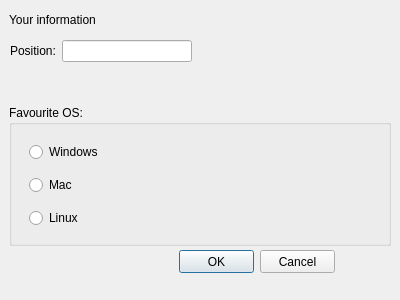
<?xml version="1.0" encoding="UTF-8"?>
<ui version="4.0">
 <class>InfoDialog</class>
 <widget class="QDialog" name="InfoDialog">
  <property name="geometry">
   <rect>
    <x>0</x>
    <y>0</y>
    <width>400</width>
    <height>300</height>
   </rect>
  </property>
  <property name="windowTitle">
   <string>Dialog</string>
  </property>
  <widget class="QGroupBox" name="groupBox">
   <property name="geometry">
    <rect>
     <x>9</x>
     <y>105</y>
     <width>382</width>
     <height>141</height>
    </rect>
   </property>
   <property name="title">
    <string>Favourite OS:</string>
   </property>
   <widget class="QWidget" name="">
    <property name="geometry">
     <rect>
      <x>20</x>
      <y>30</y>
      <width>101</width>
      <height>101</height>
     </rect>
    </property>
    <layout class="QVBoxLayout" name="verticalLayout">
     <item>
      <widget class="QRadioButton" name="windowsRadioButton">
       <property name="text">
        <string>Windows</string>
       </property>
      </widget>
     </item>
     <item>
      <widget class="QRadioButton" name="macRadioButton">
       <property name="text">
        <string>Mac</string>
       </property>
      </widget>
     </item>
     <item>
      <widget class="QRadioButton" name="linuxRadioButton">
       <property name="text">
        <string>Linux</string>
       </property>
      </widget>
     </item>
    </layout>
   </widget>
  </widget>
  <widget class="QPushButton" name="okPushButton">
   <property name="geometry">
    <rect>
     <x>179</x>
     <y>250</y>
     <width>75</width>
     <height>23</height>
    </rect>
   </property>
   <property name="text">
    <string>OK</string>
   </property>
  </widget>
  <widget class="QPushButton" name="cancelPushButton">
   <property name="geometry">
    <rect>
     <x>260</x>
     <y>250</y>
     <width>75</width>
     <height>23</height>
    </rect>
   </property>
   <property name="text">
    <string>Cancel</string>
   </property>
  </widget>
  <widget class="QWidget" name="">
   <property name="geometry">
    <rect>
     <x>9</x>
     <y>9</y>
     <width>267</width>
     <height>22</height>
    </rect>
   </property>
   <layout class="QHBoxLayout" name="horizontalLayout">
    <item>
     <widget class="QLabel" name="label">
      <property name="text">
       <string>Your information</string>
      </property>
     </widget>
    </item>
   </layout>
  </widget>
  <widget class="QWidget" name="">
   <property name="geometry">
    <rect>
     <x>10</x>
     <y>40</y>
     <width>182</width>
     <height>22</height>
    </rect>
   </property>
   <layout class="QHBoxLayout" name="horizontalLayout_2">
    <item>
     <widget class="QLabel" name="label_2">
      <property name="text">
       <string>Position:</string>
      </property>
     </widget>
    </item>
    <item>
     <widget class="QLineEdit" name="positionLineEdit"/>
    </item>
   </layout>
  </widget>
 </widget>
 <resources/>
 <connections/>
</ui>
